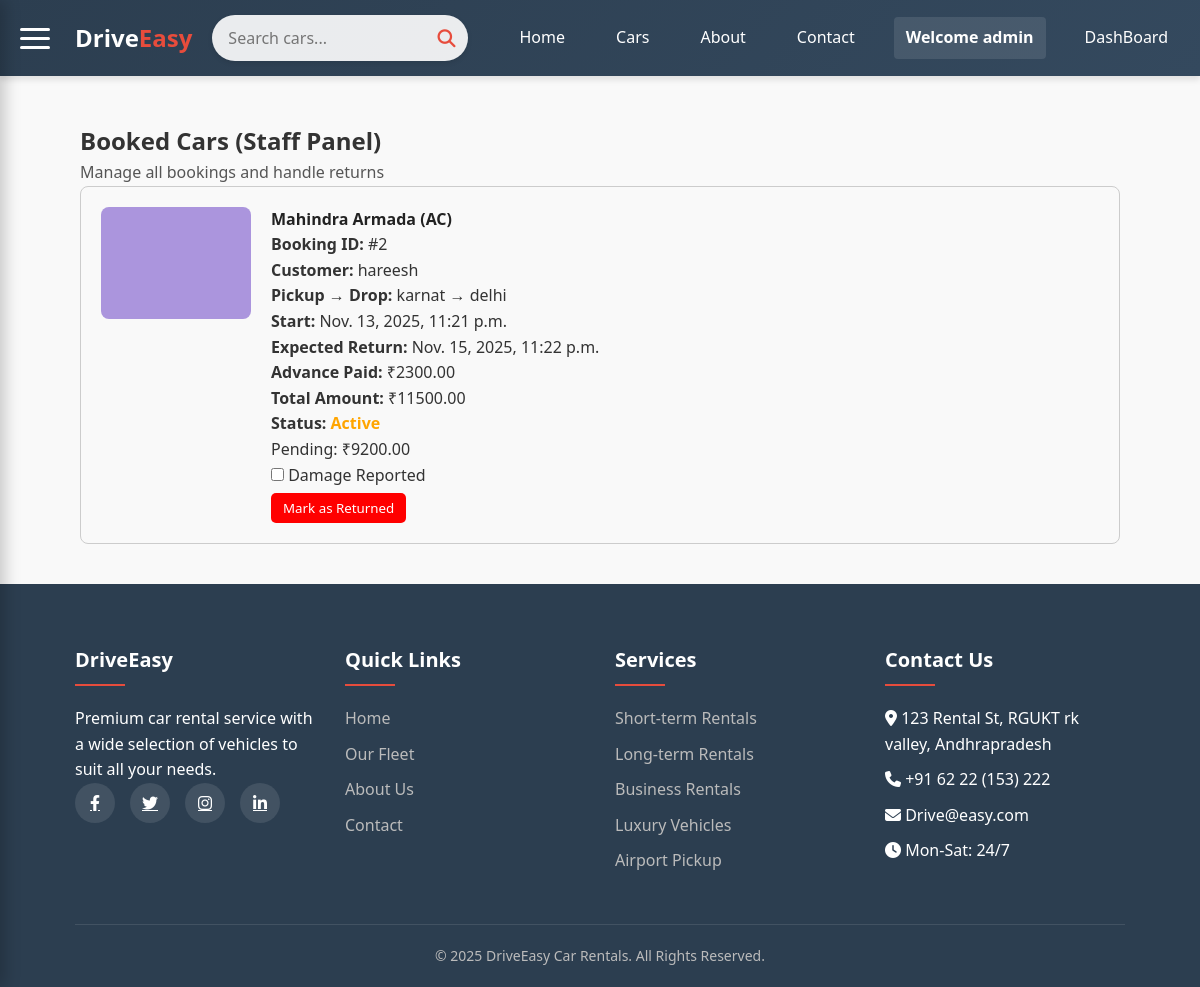
Page /staff/booked_cars/ (signed in) on the earlier database version.
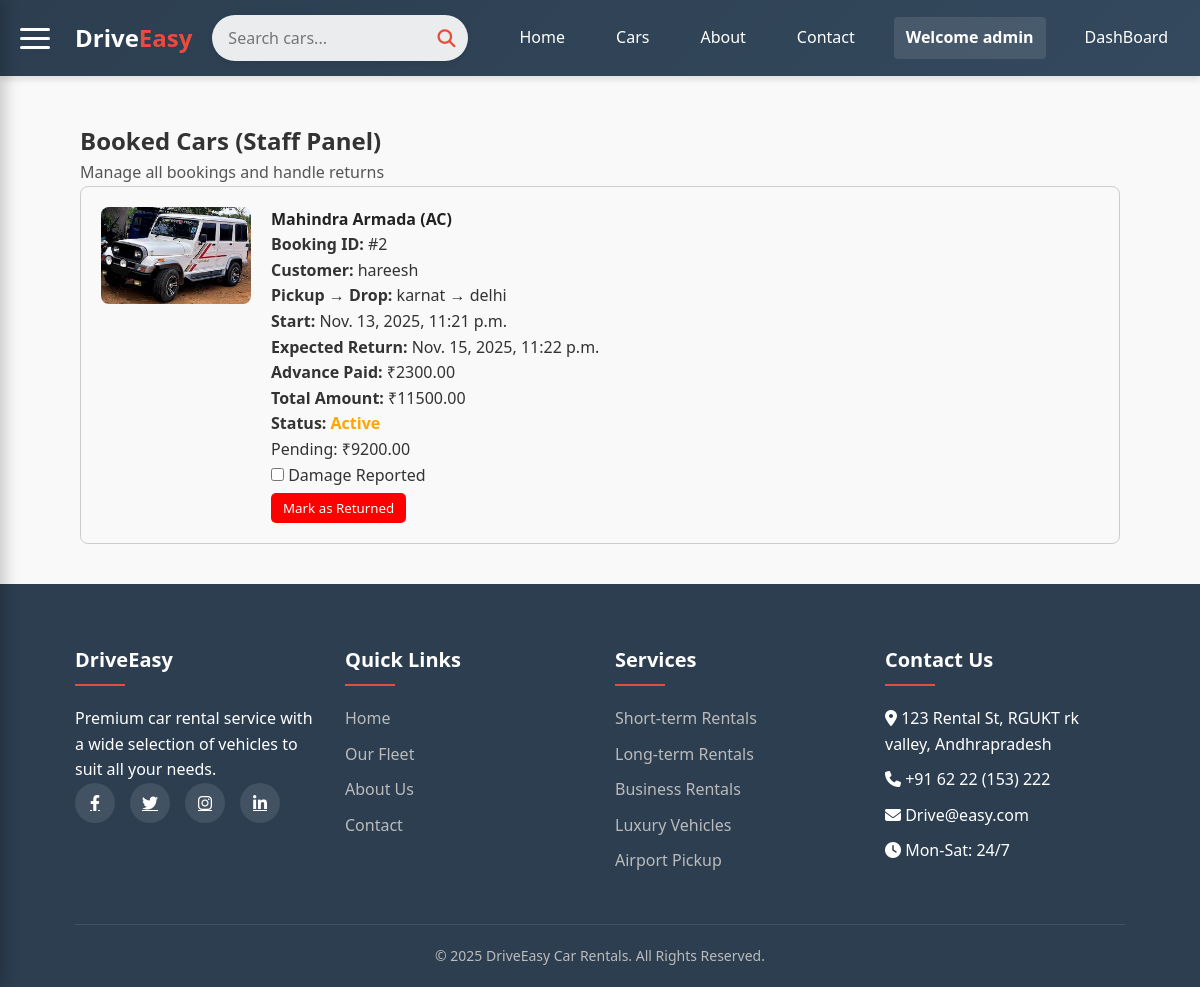
Same page on the later database version.
### app/models.py (models this page shows, shortened)
class Booking(models.Model):
    DRIVE_CHOICES = [
        ('self_drive', 'Self Drive'),
        ('with_driver', 'With Driver')
    ]
    customer = models.ForeignKey(User, on_delete=models.CASCADE, related_name="bookings")
    car = models.ForeignKey(Car, on_delete=models.CASCADE)
    start_datetime = models.DateTimeField()
    expected_return_datetime = models.DateTimeField()
    actual_return_datetime = models.DateTimeField(null=True, blank=True)
    advance_payment = models.DecimalField(max_digits=10, decimal_places=2, null=True, blank=True, default=0)
    start_km_reading = models.IntegerField(null=True, blank=True)
    end_km_reading = models.IntegerField(null=True, blank=True)
    night_halt = models.BooleanField(default=False)
    total_amount = models.DecimalField(max_digits=10, decimal_places=2, null=True, blank=True)
    pending_payment = models.DecimalField(max_digits=10, decimal_places=2, default=Decimal('0.00'))
    created_at = models.DateTimeField(default=timezone.now)
    pickup_location = models.CharField(max_length=100, null=True, blank=True)
    drop_location = models.CharField(max_length=100, null=True, blank=True)
    distance_km = models.FloatField(null=True, blank=True)
    is_returned = models.BooleanField(default=False)
    returned_at = models.DateTimeField(null=True, blank=True)
    damage_fee = models.DecimalField(max_digits=8, decimal_places=2, default=Decimal('0.00'))
    damage_reported = models.BooleanField(default=False)
    kms_to_destination = models.PositiveIntegerField(default=0)
    hours_used = models.IntegerField(default=4)
    drive_type = models.CharField(
        max_length=20,
        choices=DRIVE_CHOICES,
        default='self_drive'
    )

class Car(models.Model):
    CATEGORY_CHOICES = [
        ('Ambassador', 'Ambassador'),
        ('Tata Sumo', 'Tata Sumo'),
        ('Maruti Omni', 'Maruti Omni'),
        ('Maruti Esteem', 'Maruti Esteem'),
        ('Mahindra Armada', 'Mahindra Armada'),
    ]
    AC_CHOICES = [('AC', 'AC'), ('Non-AC', 'Non-AC')]
    STATUS_CHOICES = [('available', 'Available'), ('repair', 'Repair')]
    Fuel_con = [('petrol', 'Petrol'), ('diesel', 'Diesel'), ('gas', 'Gas'), ('electric', 'Electric')]
    category = models.CharField(max_length=20, choices=CATEGORY_CHOICES)
    ac_type = models.CharField(max_length=10, choices=AC_CHOICES)
    total_cars = models.IntegerField(default=1)
    registration_number = models.CharField(max_length=20, unique=True)
    image = models.ImageField(upload_to='cars/')
    price = models.DecimalField(max_digits=8, decimal_places=2)
    price_per_hour = models.FloatField(default=0)
    price_per_km = models.FloatField(default=0)
    fuel_consumption = models.CharField(max_length=15, choices=Fuel_con, default='diesel')
    status = models.CharField(max_length=10, choices=STATUS_CHOICES, default='available')
    is_returned = models.BooleanField(default=False)
    pending_payment = models.DecimalField(max_digits=10, decimal_places=2, default=0)
    damage_reported = models.BooleanField(default=False)
    damage_fee = models.DecimalField(max_digits=10, decimal_places=2, default=0)
    returned_at = models.DateTimeField(null=True, blank=True)

### app/views.py (the view)
# urls.py: path('staff/booked_cars/', views.staff_booked_cars_view, name='staff_booked_cars'),
@staff_member_required
def staff_booked_cars_view(request):
    bookings = Booking.objects.filter(is_returned=False).order_by('-start_datetime')
    total_cars_booked = Booking.objects.filter(is_returned=False).count()
    r_total_cars_booked = Booking.objects.filter(is_returned=True).count()
    return render(
        request,
        "app/staff_booked_cars.html",
        {
            "bookings": bookings,
            "total_cars_booked": total_cars_booked,
            "r_total_cars_booked": r_total_cars_booked,
        },
    )

### app/templates/app/staff_booked_cars.html (shortened to what this page needs)
{% extends "app/base.html" %}
{% load static %}
{% block content %}
<br>
<div class="container" style="padding:20px;">
    <h2 style="color:#333;">Booked Cars (Staff Panel)</h2>
    <p class="text-muted" style="color:#555;">Manage all bookings and handle returns</p>
    {% if bookings %}
        <div class="bookings-list">
            {% for booking in bookings %}
                <div style="border:1px solid #ccc; padding:20px; border-radius:8px; margin-bottom:20px; display:flex; align-items:flex-start; gap:20px; background-color:#f9f9f9;">
                    <div>
                        {% if booking.car.image %}
                            <img src="{{ booking.car.image.url }}"
                                 alt="{{ booking.car.category }}"
                                 style="width:150px; height:auto; border-radius:8px;">
                        {% else %}
                            <span class="text-muted">No image</span>
                        {% endif %}
                    </div>
                    <div style="flex:1;">
                        <h4 style="margin-top:0; color:#222;">{{ booking.car.category }} ({{ booking.car.ac_type }})</h4>
                        <p><strong>Booking ID:</strong> #{{ booking.id }}</p>
                        <p><strong>Customer:</strong> {{ booking.customer.username }}</p>
                        <p><strong>Pickup → Drop:</strong> {{ booking.pickup_location }} → {{ booking.drop_location }}</p>
                        <p><strong>Start:</strong> {{ booking.start_datetime }}</p>
                        <p><strong>Expected Return:</strong> {{ booking.expected_return_datetime }}</p>
                        <p><strong>Advance Paid:</strong> ₹{{ booking.advance_payment }}</p>
                        <p><strong>Total Amount:</strong> ₹{{ booking.total_amount }}</p>
                        <p>
                            <strong>Status:</strong>
                            {% if booking.is_returned %}
                                <span style="color:green; font-weight:bold;">Returned</span>
                                {% if booking.damage_reported %}
                                    <br><span style="color:red;">Damage Fee: ₹{{ booking.damage_fee }}</span>
                                {% endif %}
                            {% else %}
                                <span style="color:orange; font-weight:bold;">Active</span>
                                <br>Pending: ₹{{ booking.pending_payment }}
                            {% endif %}
                        </p>
                        <div>
                            {% if not booking.is_returned %}
                                <form action="{% url 'staff_returned_cars_mark' booking.id %}" method="POST" style="display:inline;">
                                    <label style="display:block; margin-bottom:5px;">
                                        <input type="checkbox" id="damage_check_{{ booking.id }}" name="damage_reported"
                                               onchange="toggleDamageFee('{{ booking.id }}')">
                                        Damage Reported
                                    </label>
                                    <button type="submit"
                                            style="background-color:red; color:white; padding:6px 12px; border:none; border-radius:5px;">
                                        Mark as Returned
                                    </button>
                                </form>
                            {% else %}
                                <span style="color:gray;">Completed</span>
                            {% endif %}
                        </div>
                    </div>
                </div>
            {% endfor %}
        </div>
    {% else %}
        <p>No bookings available.</p>
    {% endif %}
</div>
{% endblock %}

### app/templates/app/base.html (shortened to what this page needs)
<!DOCTYPE html>
{% load static %}
<html lang="en">
<head>
    <link rel="stylesheet" href="{% static 'app/css/style.css' %}">
    <link rel="stylesheet" href="https://cdnjs.cloudflare.com/ajax/libs/font-awesome/6.0.0-beta3/css/all.min.css">
</head>
<body>
    {% include 'app/header.html' %}
    {% block content %}
    {% endblock %}
    {% include 'app/footer.html' %}
</body>
</html>

### app/templates/app/header.html (shortened to what this page needs)
{% load static %}
<!DOCTYPE html>
<html lang="en">
<head>
  <link rel="stylesheet" href="{% static 'app/css/h_style.css' %}">
  <link rel="stylesheet" href="https://cdnjs.cloudflare.com/ajax/libs/font-awesome/6.4.0/css/all.min.css">
</head>
<body>
  <header>
    <div class="header-container">
      <div id="hamburger" class="hamburger" onclick="toggleSidebar()">
        <div></div>
        <div></div>
        <div></div>
      </div>
      <a href="{% url 'index' %}" class="logo">Drive<span>Easy</span></a>
      <form action="{% url 'cars' %}" method="get" class="search-form">
        <input type="text" name="q" placeholder="Search cars..." class="search-input">
        <button type="submit" class="search-button">
          <i class="fas fa-search"></i>
        </button>
      </form>
      <nav>
        <ul>
          <li><a href="{% url 'index' %}">Home</a></li>
          <li><a href="{% url 'cars' %}">Cars</a></li>
          <li><a href="{% url 'about' %}">About</a></li>
          <li><a href="#contact">Contact</a></li>
          {% if user.is_authenticated %}
            <li class="user-welcome">Welcome {{ user.username }}</li>
            {% if user.is_superuser %}
            <li><a href="{% url 'admin_dashboard' %}">DashBoard</a></li>
            {% else %}
            <li><a href="{% url 'booked_cars' %}">Booked Cars</a></li>
            <li><a href="{% url 'logout' %}">Logout</a></li>
            {% endif %}
          {% else %}
            <li><a href="{% url 'login' %}">Login</a></li>
            <li><a href="{% url 'register' %}">Register</a></li>
          {% endif %}
        </ul>
      </nav>
    </div>
  </header>
</body>
</html>

### app/templates/app/footer.html
<footer id="contact">
    <div class="container">
        <div class="footer-grid">
            <div class="footer-col">
                <h3>DriveEasy</h3>
                <p>Premium car rental service with a wide selection of vehicles to suit all your needs.</p>
                <div class="social-links">
                    <a href="#"><i class="fab fa-facebook-f"></i></a>
                    <a href="#"><i class="fab fa-twitter"></i></a>
                    <a href="#"><i class="fab fa-instagram"></i></a>
                    <a href="#"><i class="fab fa-linkedin-in"></i></a>
                </div>
            </div>
            <div class="footer-col">
                <h3>Quick Links</h3>
                <ul>
                    <li><a href="{% url 'index' %}">Home</a></li>
                    <li><a href="{% url 'cars' %}">Our Fleet</a></li>
                    <li><a href="{% url 'about' %}">About Us</a></li>
                    <li><a href="#contact">Contact</a></li>
                </ul>
            </div>
            <div class="footer-col">
                <h3>Services</h3>
                <ul>
                    <li><a href="#">Short-term Rentals</a></li>
                    <li><a href="#">Long-term Rentals</a></li>
                    <li><a href="#">Business Rentals</a></li>
                    <li><a href="#">Luxury Vehicles</a></li>
                    <li><a href="#">Airport Pickup</a></li>
                </ul>
            </div>
            <div class="footer-col">
                <h3>Contact Us</h3>
                <ul>
                    <li><i class="fas fa-map-marker-alt"></i> 123 Rental St, RGUKT rk valley, Andhrapradesh</li>
                    <li><i class="fas fa-phone"></i> +91 62 22 (153) 222 </li>
                    <li><i class="fas fa-envelope"></i> Drive@easy.com</li>
                    <li><i class="fas fa-clock"></i> Mon-Sat: 24/7</li>
                </ul>
            </div>
        </div>
        <div class="copyright">
            <p>&copy; 2025 DriveEasy Car Rentals. All Rights Reserved.</p>
        </div>
    </div>
</footer>

### app/static/app/css/style.css (style rules this page uses)
:root { --primary: #2c3e50; --secondary: #e74c3c; --light: #ecf0f1; --dark: #34495e; --success: #27ae60; }
* { margin: 0; padding: 0; box-sizing: border-box; font-family: 'Segoe UI', Tahoma, Geneva, Verdana, sans-serif; }
body { background-color: #f9f9f9; color: #333; line-height: 1.6; }
.container { width: 90%; max-width: 1200px; margin: 0 auto; padding: 0 15px; }
nav ul { display: flex; list-style: none; }
nav ul li { margin-left: 25px; }
nav ul li a { color: white; text-decoration: none; font-weight: 500; transition: color 0.3s; }
.search-form { display: grid; grid-template-columns: repeat(auto-fit, minmax(200px, 1fr)); gap: 15px; }
footer { background-color: var(--primary); color: white; padding: 60px 0 20px; }
.footer-grid { display: grid; grid-template-columns: repeat(auto-fit, minmax(200px, 1fr)); gap: 30px; margin-bottom: 40px; }
.footer-col h3 { font-size: 20px; margin-bottom: 20px; position: relative; padding-bottom: 10px; }
.footer-col h3::after { content: ''; position: absolute; left: 0; bottom: 0; width: 50px; height: 2px; background-color: var(--secondary); }
.footer-col ul { list-style: none; }
.footer-col ul li { margin-bottom: 10px; }
.footer-col ul li a { color: #bbb; text-decoration: none; transition: color 0.3s; }
.social-links { display: flex; gap: 15px; }
.social-links a { display: inline-flex; align-items: center; justify-content: center; width: 40px; height: 40px; background-color: rgba(255, 255, 255, 0.1); border-radius: 50%; color: white; transition: all 0.3s; }
.copyright { text-align: center; padding-top: 20px; border-top: 1px solid rgba(255, 255, 255, 0.1); color: #bbb; font-size: 14px; }

### app/static/app/css/h_style.css (style rules this page uses)
:root { --primary: #2c3e50; --dark: #34495e; --light: #ecf0f1; --accent: #e74c3c; --text-light: #ffffff; --shadow: 0 4px 6px rgba(0, 0, 0, 0.1); --transition: all 0.3s ease; }
* { margin: 0; padding: 0; box-sizing: border-box; font-family: 'Segoe UI', Tahoma, Geneva, Verdana, sans-serif; }
body { background-color: #f9f9f9; color: #333; line-height: 1.6; overflow-x: hidden; }
header { background: linear-gradient(135deg, var(--primary), var(--dark)); color: white; padding: 15px 0; box-shadow: var(--shadow); position: sticky; top: 0; z-index: 1000; border-bottom: none; }
.header-container { display: flex; align-items: center; max-width: 1200px; margin: 0 auto; padding: 0 20px; }
.hamburger { cursor: pointer; display: flex; flex-direction: column; width: 30px; height: 21px; justify-content: space-between; transition: var(--transition); margin-right: 25px; }
.hamburger div { height: 3px; width: 100%; background-color: white; border-radius: 10px; transition: var(--transition); }
.logo { font-weight: bold; font-size: 24px; color: #fff; text-decoration: none; margin-right: 20px; transition: var(--transition); }
.logo span { color: var(--accent); }
.search-form { flex: 1; display: flex; align-items: center; position: relative; margin-right: 15px; max-width: 400px; }
.search-input { width: 100%; padding: 12px 45px 12px 16px; border: none; border-radius: 25px; outline: none; font-size: 16px; background: rgba(255, 255, 255, 0.9); transition: var(--transition); box-shadow: 0 2px 5px rgba(0,0,0,0.1); }
.search-button { position: absolute; right: 12px; top: 50%; transform: translateY(-50%); border: none; background: transparent; color: var(--accent); cursor: pointer; font-size: 18px; transition: var(--transition); }
nav { margin-left: auto; }
nav ul { display: flex; list-style: none; gap: 2px; align-items: center; margin: 0; padding: 0; }
nav ul li a { color: #fff; text-decoration: none; font-weight: 500; padding: 8px 12px; border-radius: 4px; transition: var(--transition); }
.user-welcome { color: white; font-weight: 600; padding: 8px 12px; border-radius: 4px; background: rgba(255, 255, 255, 0.1); }

Differences in the rows shown:
changed through a linked row, Booking "karnat": car.image: a different picture
